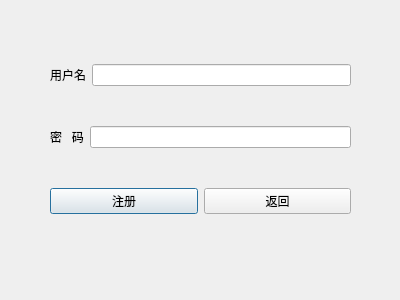
<?xml version="1.0" encoding="UTF-8"?>
<ui version="4.0">
 <class>Dialog</class>
 <widget class="QDialog" name="Dialog">
  <property name="geometry">
   <rect>
    <x>0</x>
    <y>0</y>
    <width>400</width>
    <height>300</height>
   </rect>
  </property>
  <property name="windowTitle">
   <string>Dialog</string>
  </property>
  <widget class="QWidget" name="">
   <property name="geometry">
    <rect>
     <x>50</x>
     <y>30</y>
     <width>301</width>
     <height>221</height>
    </rect>
   </property>
   <layout class="QGridLayout" name="gridLayout">
    <item row="0" column="0">
     <layout class="QHBoxLayout" name="horizontalLayout">
      <item>
       <widget class="QLabel" name="label">
        <property name="text">
         <string>用户名</string>
        </property>
       </widget>
      </item>
      <item>
       <widget class="QLineEdit" name="username"/>
      </item>
     </layout>
    </item>
    <item row="1" column="0">
     <layout class="QHBoxLayout" name="horizontalLayout_2">
      <item>
       <widget class="QLabel" name="label_2">
        <property name="text">
         <string>密   码</string>
        </property>
       </widget>
      </item>
      <item>
       <widget class="QLineEdit" name="password"/>
      </item>
     </layout>
    </item>
    <item row="2" column="0">
     <layout class="QHBoxLayout" name="horizontalLayout_3">
      <item>
       <widget class="QPushButton" name="regist">
        <property name="text">
         <string>注册</string>
        </property>
       </widget>
      </item>
      <item>
       <widget class="QPushButton" name="back">
        <property name="text">
         <string>返回</string>
        </property>
       </widget>
      </item>
     </layout>
    </item>
   </layout>
  </widget>
 </widget>
 <resources/>
 <connections/>
</ui>
